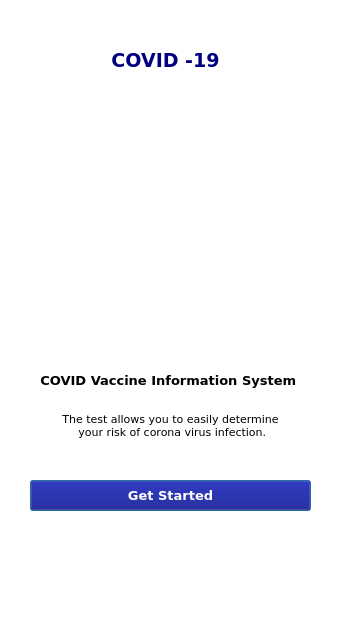
<?xml version="1.0" encoding="UTF-8"?>
<ui version="4.0">
 <class>welcomescreenuser</class>
 <widget class="QDialog" name="welcomescreenuser">
  <property name="geometry">
   <rect>
    <x>0</x>
    <y>0</y>
    <width>340</width>
    <height>640</height>
   </rect>
  </property>
  <property name="minimumSize">
   <size>
    <width>340</width>
    <height>640</height>
   </size>
  </property>
  <property name="maximumSize">
   <size>
    <width>340</width>
    <height>640</height>
   </size>
  </property>
  <property name="windowTitle">
   <string>COVID-19 NZ</string>
  </property>
  <widget class="QLabel" name="label">
   <property name="geometry">
    <rect>
     <x>70</x>
     <y>40</y>
     <width>191</width>
     <height>41</height>
    </rect>
   </property>
   <property name="font">
    <font>
     <family>Verdana</family>
     <pointsize>14</pointsize>
     <bold>true</bold>
    </font>
   </property>
   <property name="styleSheet">
    <string notr="true">color: rgb(0, 0, 127);</string>
   </property>
   <property name="text">
    <string>COVID -19</string>
   </property>
   <property name="alignment">
    <set>Qt::AlignCenter</set>
   </property>
  </widget>
  <widget class="QLabel" name="label_pic">
   <property name="geometry">
    <rect>
     <x>40</x>
     <y>100</y>
     <width>270</width>
     <height>231</height>
    </rect>
   </property>
   <property name="minimumSize">
    <size>
     <width>270</width>
     <height>100</height>
    </size>
   </property>
   <property name="maximumSize">
    <size>
     <width>200</width>
     <height>16777215</height>
    </size>
   </property>
   <property name="text">
    <string/>
   </property>
   <property name="pixmap">
    <pixmap>image/welcomescreen.png</pixmap>
   </property>
   <property name="scaledContents">
    <bool>true</bool>
   </property>
   <property name="alignment">
    <set>Qt::AlignCenter</set>
   </property>
  </widget>
  <widget class="QLabel" name="label_3">
   <property name="geometry">
    <rect>
     <x>0</x>
     <y>370</y>
     <width>341</width>
     <height>21</height>
    </rect>
   </property>
   <property name="font">
    <font>
     <family>Verdana</family>
     <pointsize>10</pointsize>
     <bold>true</bold>
    </font>
   </property>
   <property name="text">
    <string>COVID Vaccine Information System </string>
   </property>
   <property name="alignment">
    <set>Qt::AlignCenter</set>
   </property>
  </widget>
  <widget class="QLabel" name="label_4">
   <property name="geometry">
    <rect>
     <x>0</x>
     <y>390</y>
     <width>341</width>
     <height>71</height>
    </rect>
   </property>
   <property name="font">
    <font>
     <family>Verdana</family>
     <pointsize>8</pointsize>
    </font>
   </property>
   <property name="layoutDirection">
    <enum>Qt::LeftToRight</enum>
   </property>
   <property name="autoFillBackground">
    <bool>false</bool>
   </property>
   <property name="text">
    <string>The test allows you to easily determine 
 your risk of corona virus infection.</string>
   </property>
   <property name="alignment">
    <set>Qt::AlignCenter</set>
   </property>
  </widget>
  <widget class="QPushButton" name="pushButton">
   <property name="geometry">
    <rect>
     <x>30</x>
     <y>480</y>
     <width>281</width>
     <height>31</height>
    </rect>
   </property>
   <property name="font">
    <font>
     <family>Verdana</family>
     <pointsize>10</pointsize>
     <bold>true</bold>
    </font>
   </property>
   <property name="styleSheet">
    <string notr="true">background-color: rgb(0, 0, 127);
color: rgb(255, 255, 255);</string>
   </property>
   <property name="text">
    <string>Get Started</string>
   </property>
  </widget>
  <widget class="QLabel" name="label_2">
   <property name="geometry">
    <rect>
     <x>0</x>
     <y>0</y>
     <width>341</width>
     <height>641</height>
    </rect>
   </property>
   <property name="styleSheet">
    <string notr="true">background-color: rgb(255, 255, 255);</string>
   </property>
   <property name="text">
    <string/>
   </property>
  </widget>
  <zorder>label_2</zorder>
  <zorder>label</zorder>
  <zorder>label_pic</zorder>
  <zorder>label_3</zorder>
  <zorder>label_4</zorder>
  <zorder>pushButton</zorder>
 </widget>
 <resources/>
 <connections/>
</ui>
